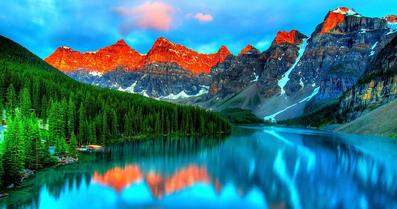
#> input picture 02_Intermediate/ac_opencv_encoding_RGB_HSV/Gambar/nature2.jpg, 397 x 209 px
$ python ac_opencv_encoding_rgb_hsv.py   (Python 2 division)
#> lines starting #> are read from the running program, lines starting #| are printed output that depends on the picture
#!/usr/bin/env python

import numpy as np

import cv2

image_name = "nature2"

print 'baca gambar dari file'
img = cv2.imread("Gambar/" + image_name + ".jpg")
#> img is the input picture: shape (209, 397, 3); mean B, G, R 129.3, 118.2, 49.8

print 'display image in native color'
cv2.imshow("Gambar Asli", img)
cv2.moveWindow("Gambar Asli",0,0)
print(img.shape)
#| (209, 397, 3)

height,width,channels =img.shape
#> height = 209; width = 397; channels = 3

print '============ slipt the image into three channels, RGB ============'
blue,green,red = cv2.split(img)
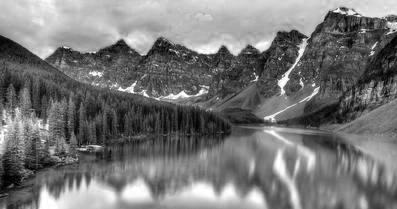
#> green: shape (209, 397); min 0, max 255, mean 118.2
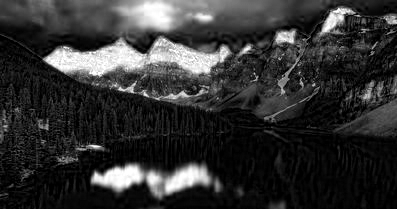
#> red: shape (209, 397); min 0, max 255, mean 49.8

cv2.imshow("Blue Channel", blue)
cv2.moveWindow("Blue Channel", 0, height)

cv2.imshow("Red Channel", red)
cv2.moveWindow("Red Channel", 0, height)

cv2.imshow("Green Channel", green)
cv2.moveWindow("Green Channel", 0, height)

# Hue : menyatakan warna sebenarnya, seperti merah, violet, dan kuning dan digunakan menentukan kemerahan (redness), kehijauan (greeness), dsb.
# Saturation : kadang disebut chroma, adalah kemurnian atau kekuatan warna.
# Value : kecerahan dari warna. Nilainya berkisar antara 0-100 %. Apabila nilainya 0 maka warnanya akan menjadi hitam, semakin besar nilai maka semakin cerah dan  muncul variasi-variasi baru dari warna tersebut.

print '============ slipt the image into HSV, Hue, Saturatin, Value ============'
hsv = cv2.cvtColor(img, cv2.COLOR_BGR2HSV)
#> hsv: shape (209, 397, 3); mean H, S, V 84.1, 192.8, 153.4
h,s,v = cv2.split(hsv)
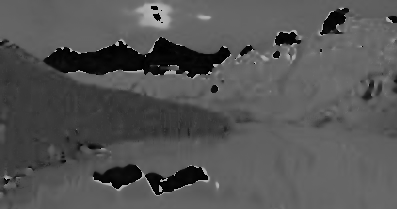
#> h: shape (209, 397); min 0, max 179, mean 84.1
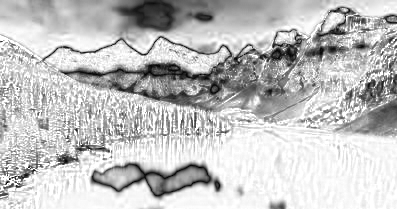
#> s: shape (209, 397); min 0, max 255, mean 192.8
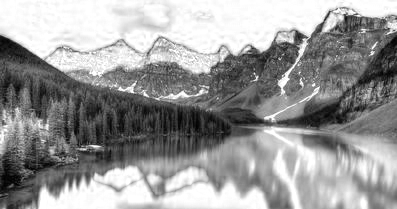
#> v: shape (209, 397); min 1, max 255, mean 153.4
hsv_image = np.concatenate((h,s,v), axis = 1)
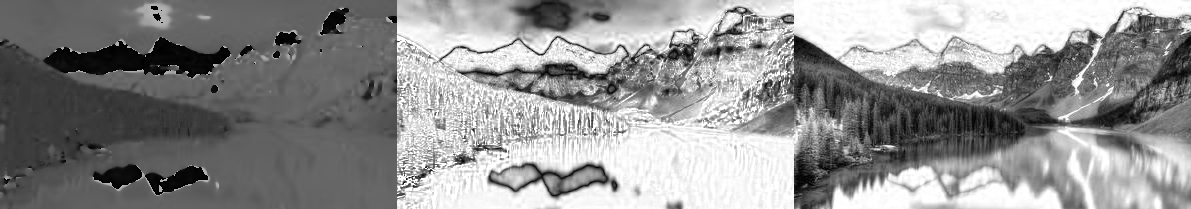
#> hsv_image: shape (209, 1191); min 0, max 255, mean 143.4
cv2.imshow("Hue, Saturation, Value Image", hsv_image)
cv2.imshow("HSV Image", hsv)


print '============ converts an image to a greyscale ============'
gray_image = cv2.cvtColor(img, cv2.COLOR_BGR2GRAY)
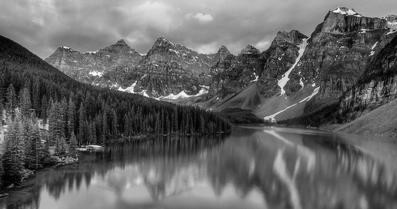
#> gray_image: shape (209, 397); min 0, max 254, mean 99
cv2.imshow("Gray Image", gray_image)

print gray_image
#> (printed output is left out)

cv2.waitKey(0)
cv2.destroyAllWindows()
